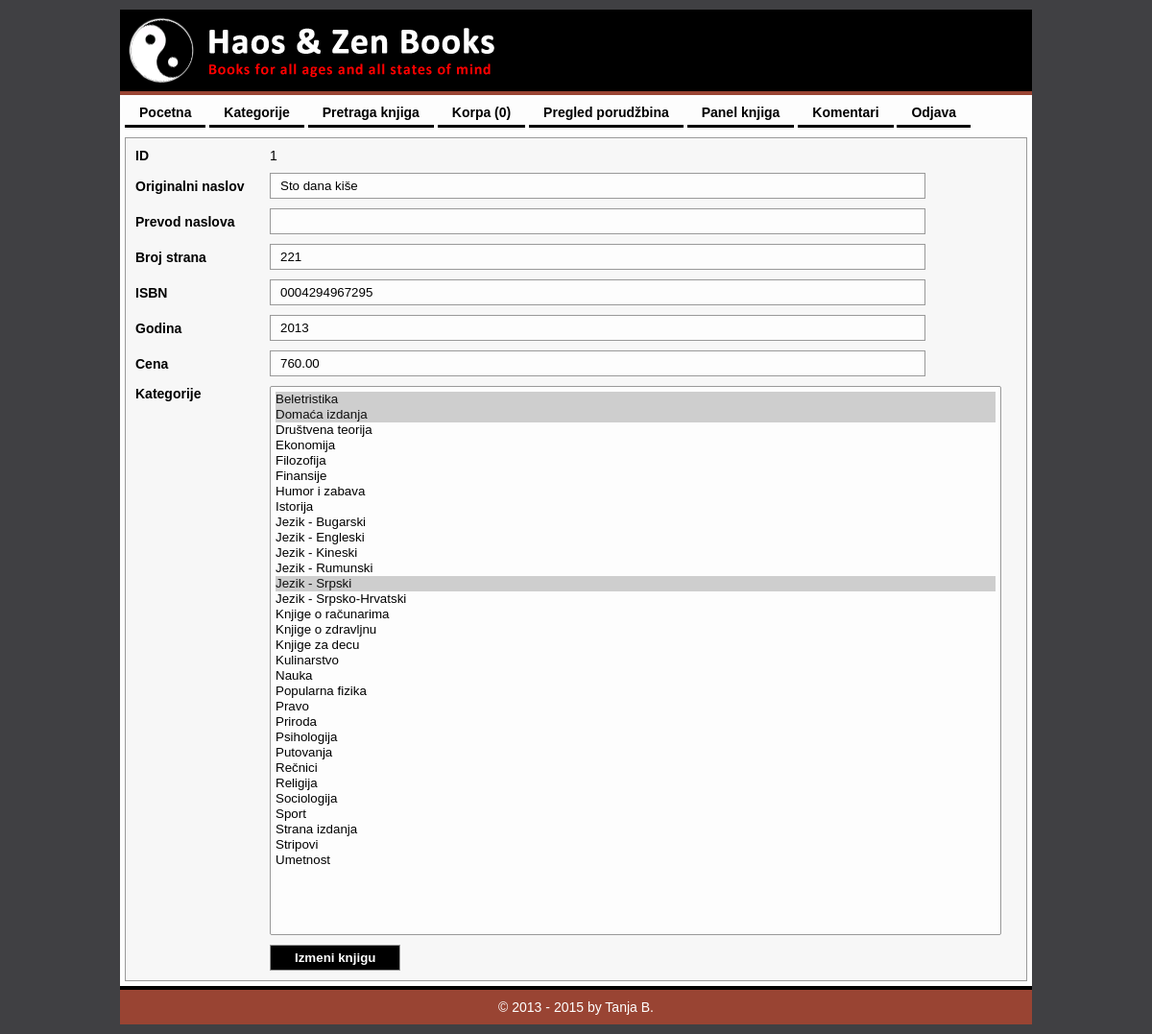
The page /HaosZenBooks/index.php?modul=admin&opcija=izmeni&Knjiga_ID=1 (signed in) on the database its author committed.
### tables this page shows
CREATE TABLE `knjiga` (
  `ID` int(8) NOT NULL AUTO_INCREMENT,
  `OriginalniNaslov` varchar(128) NOT NULL,
  `PrevodNaslova` varchar(128) DEFAULT NULL,
  `BrojStrana` int(4) unsigned DEFAULT NULL,
  `ISBN` int(13) unsigned zerofill NOT NULL,
  `Godina` int(4) unsigned NOT NULL,
  `Cena` decimal(10,2) unsigned DEFAULT NULL,
  PRIMARY KEY (`ID`)
);

### HaosZenBooks/index.php (called while the page is built, shortened)
<?php
    include_once 'back/MySQL.php';
    include_once "back/Modul.php";
    $default_modul  = 'main';
    $default_opcija = 'index';
    $modul = $default_modul;
    $opcija = $default_opcija;
    if ( isset($_GET['modul']) )  $modul  = Funkcije::procistiIme($_GET['modul']);
    if ( isset($_GET['opcija']) ) $opcija = Funkcije::procistiIme($_GET['opcija']);
    $modul::$opcija();

### HaosZenBooks/back/MySQL.php (called while the page is built, shortened)
<?php
    abstract class MySQL {
        public static function upitUNiz($mysql_upit) {
            $rezultat = @mysql_query($mysql_upit);
            $niz = array();
            while ( $red = mysql_fetch_assoc($rezultat) ) {
                $niz[] = $red;
            }
            return $niz;
        }
    }

### HaosZenBooks/front/templejti/admin.izmeni.php (the view, shortened to what this page needs)
<form method="post">
	<table class="table" style="width:100%;">
		<tr>
			<th width="130">ID</th>
			<td>
				<?php echo htmlspecialchars($knjiga['ID']); ?>
			</td>
		</tr>
		<tr>
			<th>Originalni naslov</th>
			<td>
				<input type="text" required name="OriginalniNaslov" value="<?php echo htmlspecialchars($knjiga['OriginalniNaslov']); ?>">
			</td>
		</tr>
		<tr>
			<th>Prevod naslova</th>
			<td>
				<input type="text" required name="PrevodNaslova" value="<?php echo htmlspecialchars($knjiga['PrevodNaslova']); ?>">
			</td>
		</tr>
		<tr>
			<th>Broj strana</th>
			<td>
				<input type="number" min="1" step="1" required name="BrojStrana" value="<?php echo htmlspecialchars($knjiga['BrojStrana']); ?>">
			</td>
		</tr>
		<tr>
			<th>ISBN</th>
			<td>
				<input type="text" required name="ISBN" value="<?php echo htmlspecialchars($knjiga['ISBN']); ?>">
			</td>
		</tr>
		<tr>
			<th>Godina</th>
			<td>
				<input type="number" max="<?php echo date('Y'); ?>" step="1" required name="Godina" value="<?php echo htmlspecialchars($knjiga['Godina']); ?>">
			</td>
		</tr>
		<tr>
			<th>Cena</th>
			<td>
				<input type="number" min="1" step="any" required name="Cena" value="<?php echo htmlspecialchars($knjiga['Cena']); ?>">
			</td>
		</tr>
		<tr>
			<th valign="top">Kategorije</th>
			<td>
				<select multiple required name="Kategorije[]" size="35">
					<?php foreach ($kategorije as $kategorija): ?>
						<option value="<?php echo $kategorija['ID']; ?>" <?php if ( in_array($kategorija['ID'], $knjiga_kategorije) ) echo 'selected'; ?>>
							<?php echo htmlspecialchars($kategorija['Naziv']); ?>
						</option>
					<?php endforeach; ?>
				</select>
			</td>
		</tr>
		<tr>
			<th>&nbsp;</th>
			<td>
				<input type="submit" value="Izmeni knjigu">
			</td>
		</tr>
	</table>
</form>

### rows shown on the page
knjiga: ID "1", OriginalniNaslov "Sto dana kiše", BrojStrana "221", ISBN "0004294967295", Godina "2013", Cena "760.00"

### other values the page prints
$stavka[1] "Pocetna"
$stavka[1] "Kategorije"
$stavka[1] "Pretraga knjiga"
$stavka[1] "Korpa (0)"
$stavka[1] "Pregled porudžbina"
$stavka[1] "Panel knjiga"
$stavka[1] "Komentari"
$stavka[1] "Odjava"
$napravljeno "2013"
form field value "Beletristika ☑ / Domaća izdanja ☑ / Društvena teorija / Ekonomija / Filozofija / Finansije / Humor i zabava / Istorija / Jezik - Bugarski / Jezik - Engleski / Jezik - Kineski / Jezik - Rumunski / Jezik - Srpski ☑ / Jezik - Srpsko-Hrvatski / Knjige o računarima / Knjige o zdravljnu / Knjige za decu / Kulinarstvo / Nauka / Popularna fizika / Pravo / Priroda / Psihologija / Putovanja / Rečnici / Religija / Sociologija / Sport / Strana izdanja / Stripovi / Umetnost"
